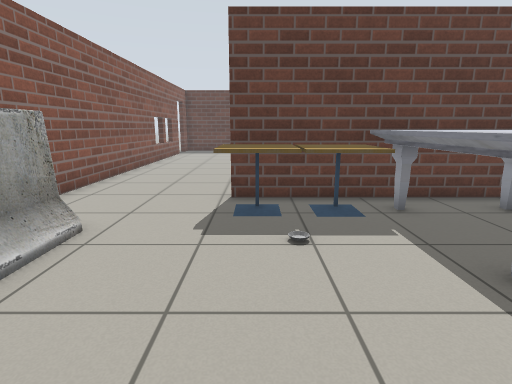
View 1 (above)

18 first-person views from a walk through a world built for the Gazebo simulator. The camera is 1 m above the floor, tilts 12° down and sees 80° across. The lines on the ground mark 1 m squares. The floor is counted in squares, 0.5 m on a side. Each view is taken from the middle of a square. On the plan, view 1 faces up. The plan holds only what a view shows up to about 17 squares ahead; the rest is blank. The place goes on beyond the plan. The robots in the file are not drawn.

View 2
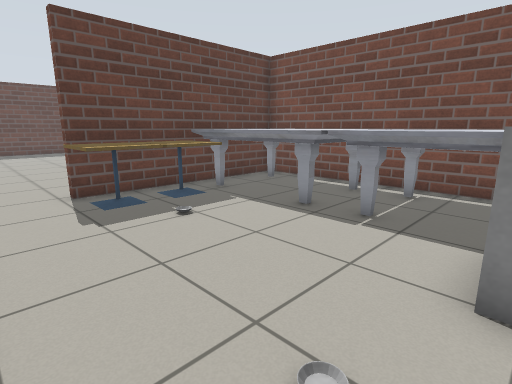

View 3
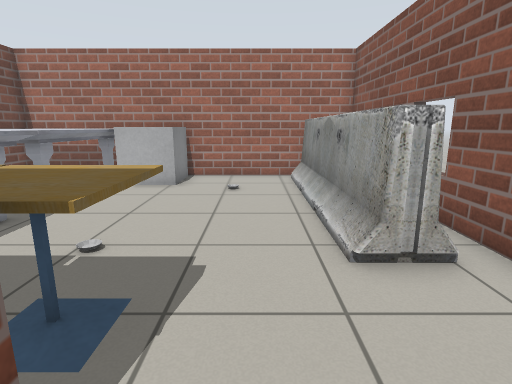

View 4
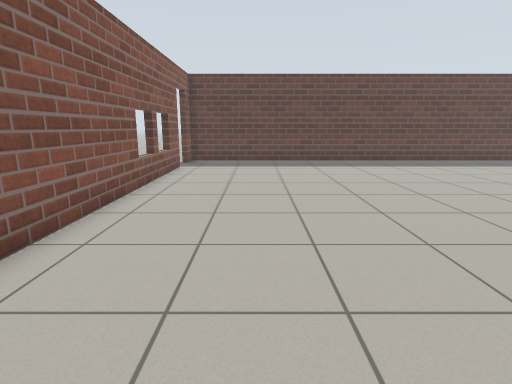

View 5
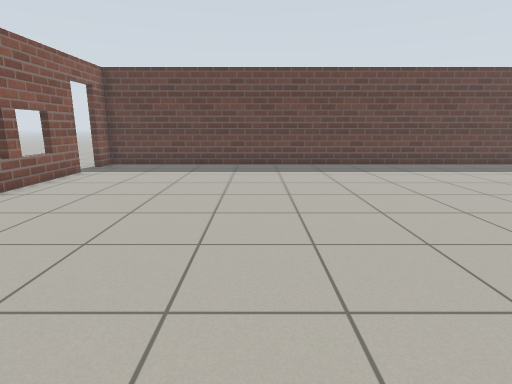

View 6
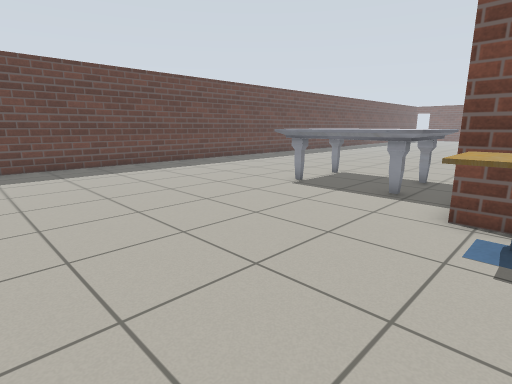

View 7
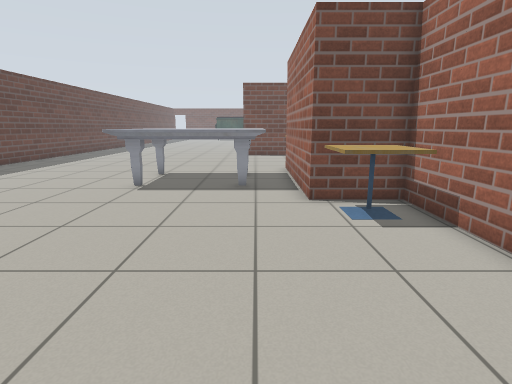

View 8
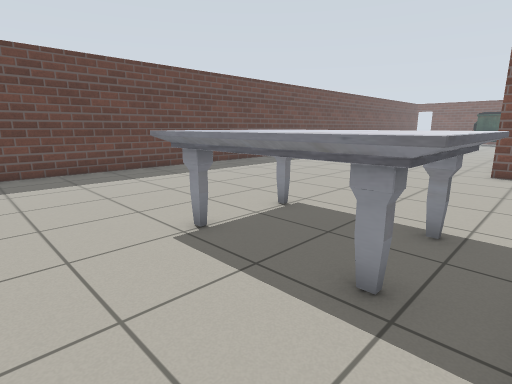

View 9
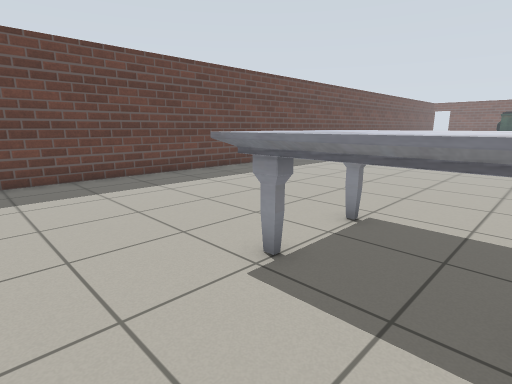

View 10
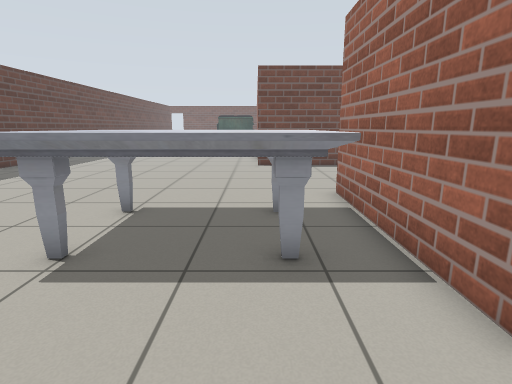

View 11
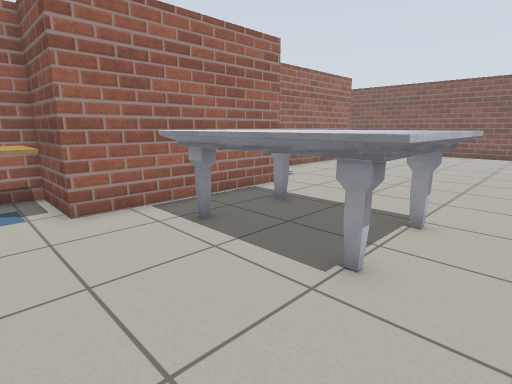

View 12
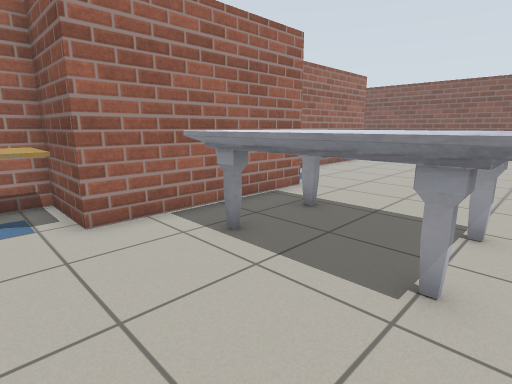

View 13
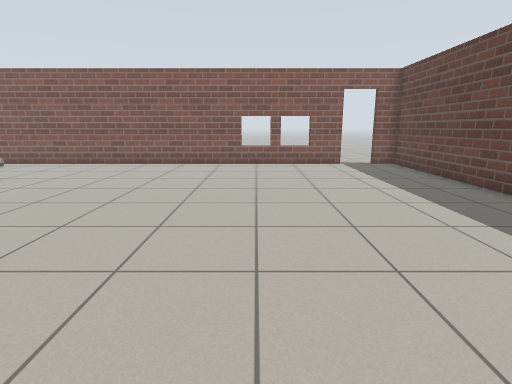

View 14
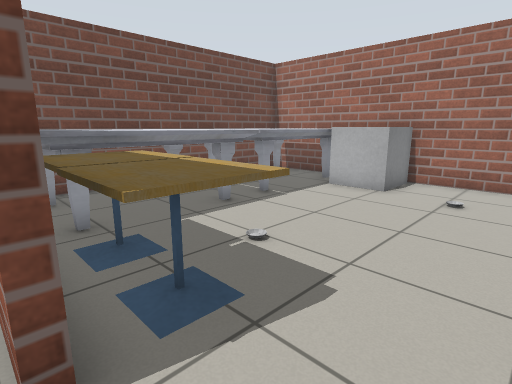

View 15
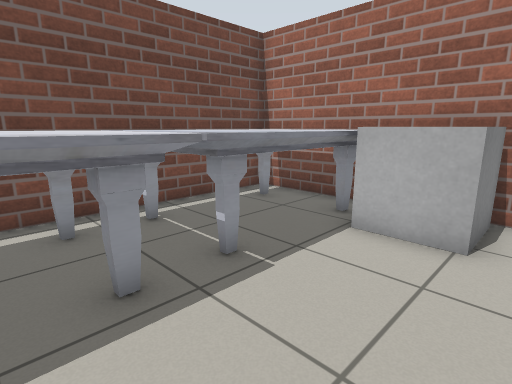

View 16
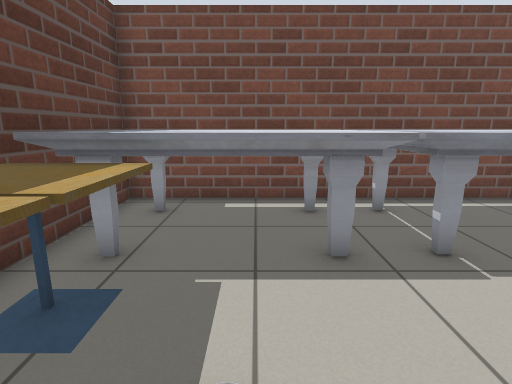

View 17
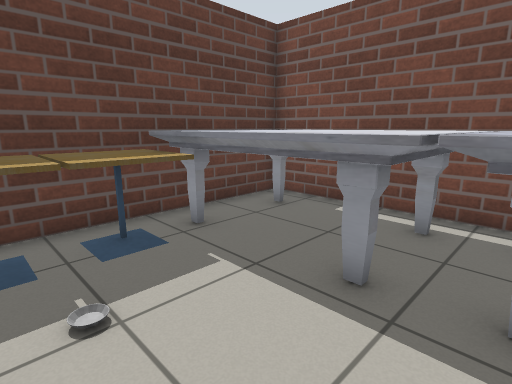

View 18
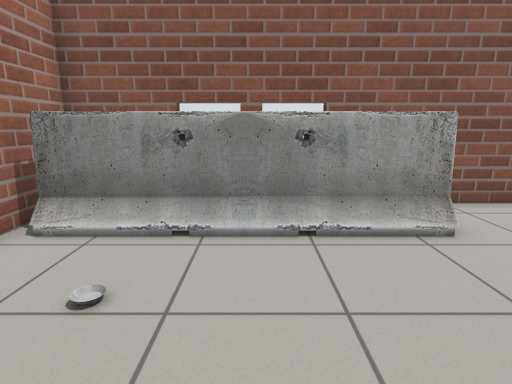

### Floor plan
Points are (right, up) in squares from view 1. A wall is a line through its corners. A room is listed if a view was taken in it or the views show most of it. See-through windows are left out.
Room 1 (views 1, 2, 4, 14, 15, 16, 17, 18)
walls: (-5.9, 9.4) (-5.9, -2.8) (7.5, -2.8) (7.5, 8.6) (-0.7, 8.6) (-0.7, 8.9)
ways out: opening at (-3.5, 9) to room 2
objects: barrier (-5, -2) to (-4, 6); cafe table (-1, 6) to (0, 8); other object (1, -2) to (2, -1); cafe table (1, 6) to (3, 8); marble table (3, -2) to (7, 2); marble table (3, 3) to (6, 8)
Room 2 (views 3, 5, 6, 7, 8, 9, 10, 11, 12, 13)
walls: (9.4, 11.5) (16.3, 11.5) (16.3, 8.9) (17.4, 8.9); (-0.7, 8.9) (9.3, 8.9); (-5.9, 23.7) (-5.9, 9.4); (18.5, 26.6) (-5.9, 26.6) (-5.9, 25.4)
ways out: opening at (-3.5, 9) to room 1; open door at (-6, 24.5)
objects: cafe table (7, 10) to (9, 11); marble table (11, 13) to (15, 18); cafe table (17, 10) to (18, 11)

Where each view was taken, in squares from view 1:
view 1: 0 up, 0 right, facing up
view 2: 1 down, 3 left, facing up-right
view 3: 10 up, 2 left, facing down
view 4: 8 up, 2 left, facing up
view 5: 10 up, 2 right, facing up
view 6: 10 up, 2 right, facing up-right
view 7: 13 up, 1 right, facing right
view 8: 12 up, 8 right, facing up-right
view 9: 14 up, 8 right, facing up-right
view 10: 14 up, 7 right, facing right
view 11: 19 up, 18 right, facing down-left
view 12: 18 up, 18 right, facing down-left
view 13: 19 up, 11 right, facing left
view 14: 9 up, 3 left, facing down-right
view 15: 5 up, 0 right, facing down-right
view 16: 5 up, 1 left, facing right
view 17: 2 up, 0 right, facing up-right
view 18: 2 up, 2 right, facing left
